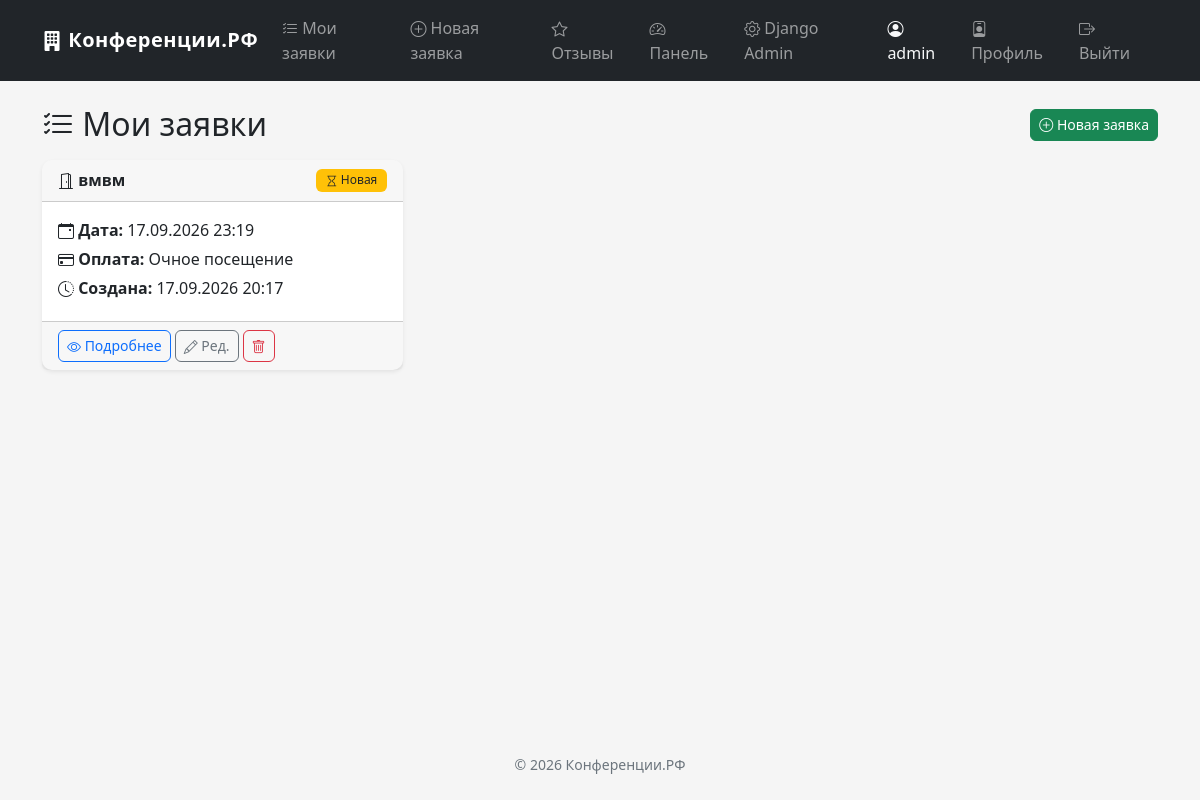
/bookings/ (signed in), run on the app's committed database.
### users/models.py (models this page shows, shortened)
class CustomUser(AbstractUser):
    username = models.CharField(
        max_length=150,
        unique=True,
        verbose_name='Логин',
        help_text='Только латиница и цифры, не менее 6 символов'
    )
    password = models.CharField(max_length=128, verbose_name='Пароль')
    full_name = models.CharField(
        max_length=255,
        verbose_name='ФИО',
        validators=[validate_cyrillic],
        blank=True,
    )
    phone = models.CharField(
        max_length=20,
        verbose_name='Телефон',
        validators=[validate_phone],
        blank=True,
    )
    email = models.EmailField(max_length=254, verbose_name='Электронная почта')
    is_admin = models.BooleanField(default=False, verbose_name='Администратор')
    is_moderator = models.BooleanField(default=False, verbose_name='Модератор')
    groups = models.ManyToManyField(
        'auth.Group',
        related_name='customuser_set',
        blank=True,
        verbose_name='groups',
        help_text='The groups this user belongs to.'
    )
    user_permissions = models.ManyToManyField(
        'auth.Permission',
        related_name='customuser_set',
        blank=True,
        verbose_name='user permissions',
        help_text='Specific permissions for this user.'
    )
    class Meta:
        verbose_name = 'Пользователь'
        verbose_name_plural = 'Пользователи'

### bookings/models.py (models this page shows, shortened)
class Booking(models.Model):
    STATUS_CHOICES = [
        ('new', 'Новая'),
        ('scheduled', 'Мероприятие назначено'),
        ('completed', 'Завершено'),
    ]
    PAYMENT_CHOICES = [
        ('offline', 'Очное посещение'),
        ('sbp', 'Перевод по системе СБП'),
    ]
    user = models.ForeignKey(
        CustomUser,
        on_delete=models.CASCADE,
        related_name='bookings',
        verbose_name='Пользователь'
    )
    room_name = models.CharField(max_length=255, verbose_name='Название помещения')
    conference_date = models.DateTimeField(verbose_name='Дата и время начала конференции')
    payment_method = models.CharField(
        max_length=20,
        choices=PAYMENT_CHOICES,
        verbose_name='Способ оплаты'
    )
    status = models.CharField(
        max_length=20,
        choices=STATUS_CHOICES,
        default='new',
        verbose_name='Статус'
    )
    description = models.TextField(blank=True, verbose_name='Описание')
    created_at = models.DateTimeField(auto_now_add=True, verbose_name='Дата создания')
    updated_at = models.DateTimeField(auto_now=True, verbose_name='Дата обновления')
    def can_be_edited(self):
        return self.status != 'completed'
    class Meta:
        verbose_name = 'Бронирование'
        verbose_name_plural = 'Бронирования'
        ordering = ['-created_at']

### bookings/views.py (the view)
# urls.py: path('', views.BookingListView.as_view(), name='booking_list'),
class BookingListView(LoginRequiredMixin, ListView):
    model = Booking
    template_name = 'bookings/booking_list.html'
    context_object_name = 'bookings'
    paginate_by = 9
    def get_queryset(self):
        return Booking.objects.filter(user=self.request.user).order_by('-created_at')
    def get_context_data(self, **kwargs):
        ctx = super().get_context_data(**kwargs)
        ctx['avg_rating'] = Review.objects.filter(
            author=self.request.user, is_approved=True
        ).aggregate(Avg('rating'))['rating__avg']
        return ctx

### bookings/templates/bookings/booking_list.html (shortened to what this page needs)
{% extends 'base.html' %}
{% block content %}
<div class="d-flex flex-wrap justify-content-between align-items-center gap-2 mb-3">
    <h2 class="mb-0"><i class="bi bi-list-check"></i> Мои заявки</h2>
    <div class="d-flex gap-2 align-items-center">
        <a href="{% url 'bookings:booking_form' %}" class="btn btn-success btn-sm">
            <i class="bi bi-plus-circle"></i> Новая заявка
        </a>
    </div>
</div>
{% if bookings %}
    <div class="row g-3">
        {% for booking in bookings %}
            <div class="col-12 col-sm-6 col-lg-4">
                <div class="card h-100 shadow-sm">
                    <div class="card-header d-flex justify-content-between align-items-center">
                        <strong class="text-truncate"><i class="bi bi-door-open"></i> {{ booking.room_name }}</strong>
                        <span class="badge bg-{% if booking.status == 'new' %}warning text-dark{% elif booking.status == 'scheduled' %}success{% else %}secondary{% endif %}">
                            {% if booking.status == 'new' %}<i class="bi bi-hourglass"></i>
                            {% elif booking.status == 'scheduled' %}<i class="bi bi-calendar-check"></i>
                            {% else %}<i class="bi bi-check2-all"></i>{% endif %}
                            {{ booking.get_status_display }}
                        </span>
                    </div>
                    <div class="card-body">
                        <p class="mb-1"><i class="bi bi-calendar-event"></i> <strong>Дата:</strong> {{ booking.conference_date|date:"d.m.Y H:i" }}</p>
                        <p class="mb-1"><i class="bi bi-credit-card"></i> <strong>Оплата:</strong> {{ booking.get_payment_method_display }}</p>
                        <p class="mb-1"><i class="bi bi-clock-history"></i> <strong>Создана:</strong> {{ booking.created_at|date:"d.m.Y H:i" }}</p>
                    </div>
                    <div class="card-footer d-flex flex-wrap gap-1">
                        <a href="{% url 'bookings:booking_detail' booking.pk %}" class="btn btn-sm btn-outline-primary">
                            <i class="bi bi-eye"></i> Подробнее
                        </a>
                        {% if booking.can_be_edited %}
                            <a href="{% url 'bookings:booking_edit' booking.pk %}" class="btn btn-sm btn-outline-secondary">
                                <i class="bi bi-pencil"></i> Ред.
                            </a>
                            <a href="{% url 'bookings:booking_delete' booking.pk %}" class="btn btn-sm btn-outline-danger">
                                <i class="bi bi-trash"></i>
                            </a>
                        {% endif %}
                    </div>
                </div>
            </div>
        {% endfor %}
    </div>
{% else %}
    <div class="alert alert-info">
        <i class="bi bi-info-circle"></i> У вас пока нет заявок.
        <a href="{% url 'bookings:booking_form' %}">Создать новую</a>
    </div>
{% endif %}
{% endblock %}

### users/templates/base.html (shortened to what this page needs)
<!DOCTYPE html>
<html lang="ru">
<head>
    <link rel="stylesheet" href="https://cdn.jsdelivr.net/npm/bootstrap@5.2.3/dist/css/bootstrap.min.css">
    <link rel="stylesheet" href="https://cdn.jsdelivr.net/npm/bootstrap-icons@1.11.3/font/bootstrap-icons.min.css">
    {% load static %}
    <link rel="stylesheet" href="{% static 'css/style.css' %}">
</head>
<body>
<nav class="navbar navbar-expand-lg navbar-dark bg-dark sticky-top">
    <div class="container">
        <a class="navbar-brand" href="{% url 'bookings:booking_list' %}">
            <i class="bi bi-building-fill"></i> Конференции.РФ
        </a>
        <div class="collapse navbar-collapse" id="navbarNav">
            <ul class="navbar-nav me-auto">
                {% if user.is_authenticated %}
                    <li class="nav-item">
                        <a class="nav-link" href="{% url 'bookings:booking_list' %}">
                            <i class="bi bi-list-check"></i> Мои заявки
                        </a>
                    </li>
                    <li class="nav-item">
                        <a class="nav-link" href="{% url 'bookings:booking_form' %}">
                            <i class="bi bi-plus-circle"></i> Новая заявка
                        </a>
                    </li>
                    <li class="nav-item">
                        <a class="nav-link" href="{% url 'bookings:review_list' %}">
                            <i class="bi bi-star"></i> Отзывы
                        </a>
                    </li>
                    {% if user.is_admin or user.is_moderator or user.is_superuser %}
                        <li class="nav-item">
                            <a class="nav-link" href="{% url 'bookings:admin_dashboard' %}">
                                <i class="bi bi-speedometer2"></i> Панель
                            </a>
                        </li>
                        <li class="nav-item">
                            <a class="nav-link" href="/admin/">
                                <i class="bi bi-gear"></i> Django Admin
                            </a>
                        </li>
                    {% endif %}
                {% endif %}
            </ul>
            <ul class="navbar-nav">
                {% if user.is_authenticated %}
                    <li class="nav-item">
                        <span class="nav-link text-light">
                            <i class="bi bi-person-circle"></i> {{ user.username }}
                        </span>
                    </li>
                    <li class="nav-item">
                        <a class="nav-link" href="{% url 'users:profile' %}">
                            <i class="bi bi-person-badge"></i> Профиль
                        </a>
                    </li>
                    <li class="nav-item">
                        <a class="nav-link" href="{% url 'users:logout' %}">
                            <i class="bi bi-box-arrow-right"></i> Выйти
                        </a>
                    </li>
                {% endif %}
            </ul>
        </div>
    </div>
</nav>
<div class="container mt-4">
    {% block content %}{% endblock %}
</div>
<footer class="text-center text-muted py-4 mt-5">
    <small>&copy; 2026 Конференции.РФ</small>
</footer>
</body>
</html>

### static/css/style.css (style rules this page uses)
:root { --brand-dark: #2c3e50; --brand-accent: #ff8c42; }
body { background-color: #f5f5f5; min-height: 100vh; display: flex; flex-direction: column; }
.container { flex: 1 0 auto; }
footer { flex-shrink: 0; }
.card { border-radius: 10px; box-shadow: 0 2px 12px rgba(0, 0, 0, 0.06); border: none; transition: transform 0.15s ease, box-shadow 0.15s ease; }
.card-header { border-radius: 10px 10px 0 0 !important; font-weight: 600; }
.navbar-brand { font-weight: bold; letter-spacing: 0.5px; }
.btn { border-radius: 6px; transition: transform 0.1s ease; }
.badge { padding: 5px 10px; font-weight: 500; }
.bi { vertical-align: -1px; }
.card.h-100 { display: flex; flex-direction: column; }
.card.h-100 .card-body { flex: 1 1 auto; }

### data on the page
CustomUser: username "admin"
Booking: room_name "вмвм", status "Новая", conference_date "17.09.2026 23:19", payment_method "Очное посещение", created_at "17.09.2026 20:17", shows "Ред."
